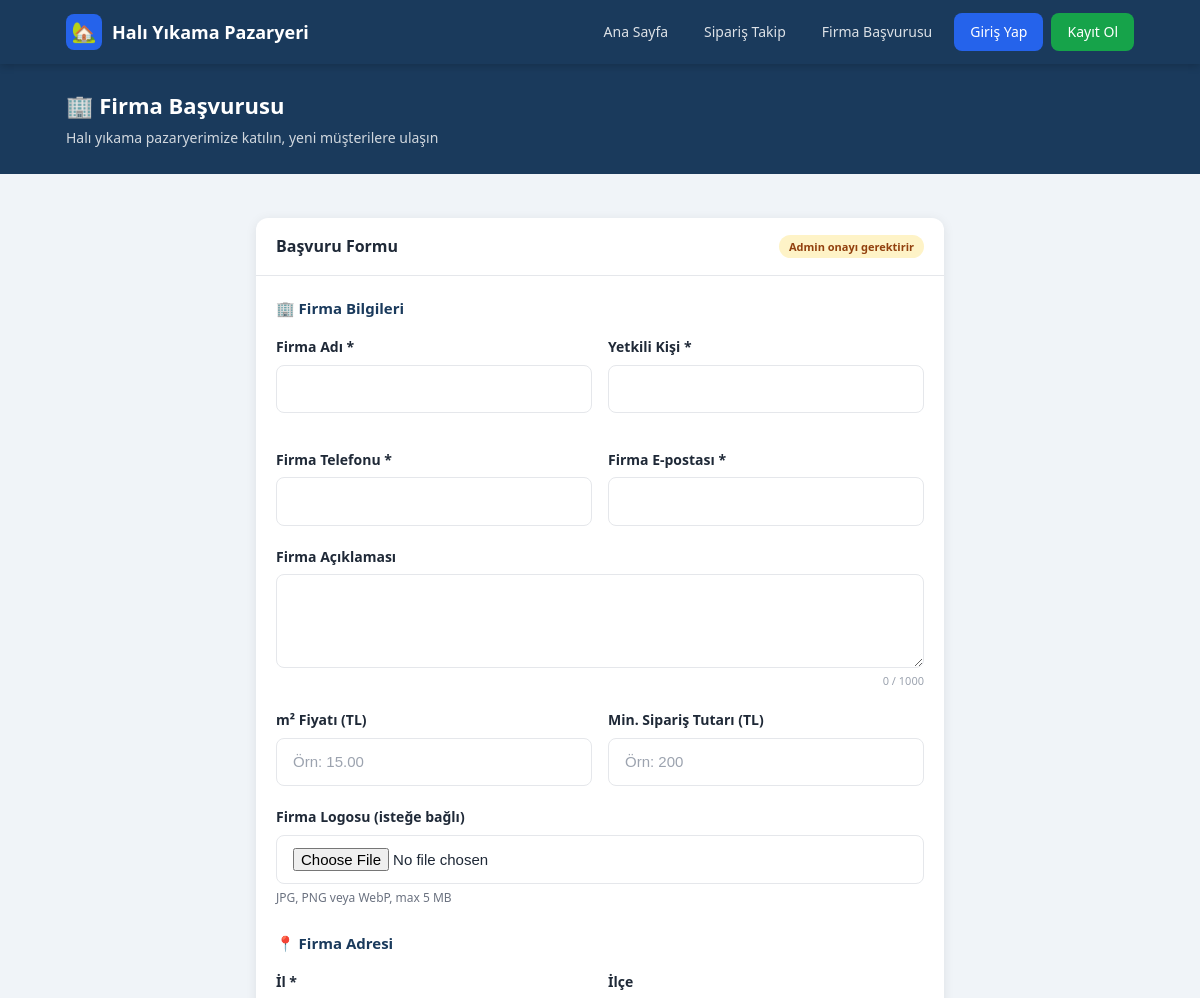
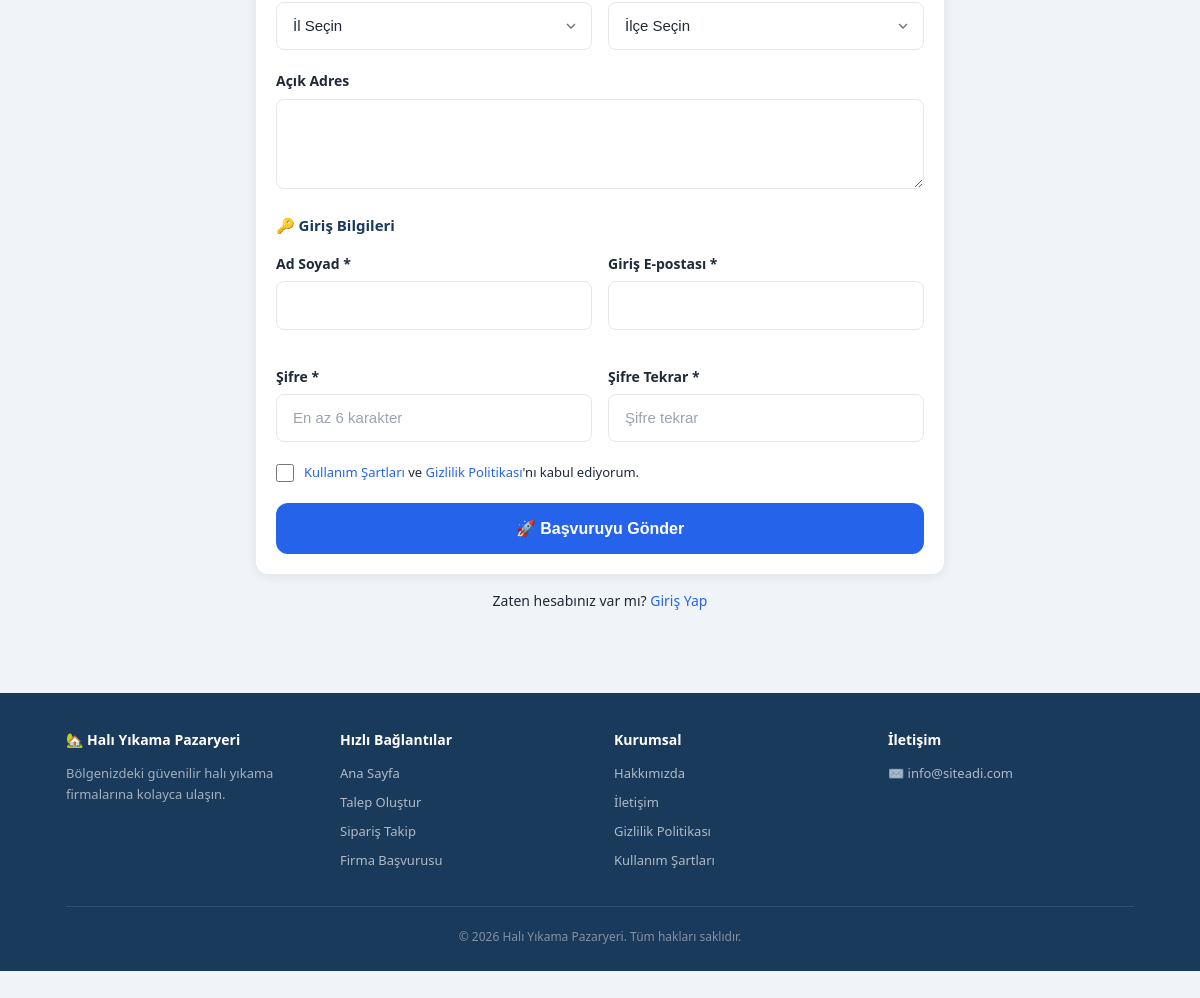
The page /company-register.php on the database its author committed (2 pictures, top to bottom).
### tables this page shows
CREATE TABLE IF NOT EXISTS `settings` (
  `id`            INT UNSIGNED NOT NULL AUTO_INCREMENT,
  `setting_key`   VARCHAR(100) NOT NULL UNIQUE,
  `setting_value` TEXT DEFAULT NULL,
  PRIMARY KEY (`id`)
);

### includes/functions.php (called while the page is built, shortened)
<?php
function e(mixed $val): string
{
    return htmlspecialchars((string)$val, ENT_QUOTES | ENT_SUBSTITUTE, 'UTF-8');
}
function getSetting(string $key, string $default = ''): string
{
    static $cache = [];
    if (isset($cache[$key])) return $cache[$key];
    try {
        $pdo  = getDB();
        $stmt = $pdo->prepare('SELECT setting_value FROM settings WHERE setting_key = ?');
        $stmt->execute([$key]);
        $val  = $stmt->fetchColumn();
        $cache[$key] = ($val !== false) ? $val : $default;
    } catch (\Exception $e) {
        $cache[$key] = $default;
    }
    return $cache[$key];
}

### includes/auth.php (called while the page is built, shortened)
<?php
function isLoggedIn(): bool
{
    return !empty($_SESSION['user_id']);
}
function currentUser(): ?array
{
    if (!isLoggedIn()) {
        return null;
    }
    $pdo  = getDB();
    $stmt = $pdo->prepare('SELECT id, name, email, phone, role, status FROM users WHERE id = ?');
    $stmt->execute([$_SESSION['user_id']]);
    $user = $stmt->fetch() ?: null;
    return $user;
}

### company-register.php (the view, shortened to what this page needs)
<?php
require_once __DIR__ . '/includes/functions.php';
require_once __DIR__ . '/includes/auth.php';
$values = [
    'company_name'    => '',
    'authorized_name' => '',
    'phone'           => '',
    'email'           => '',
    'city_id'         => '',
    'district_id'     => '',
    'address'         => '',
    'description'     => '',
    'price_per_m2'    => '',
    'min_order_price' => '',
    'user_name'       => '',
    'user_email'      => '',
];
include __DIR__ . '/includes/header.php';
?>
<div class="page-header">
  <div class="container">
    <h1>🏢 Firma Başvurusu</h1>
    <p>Halı yıkama pazaryerimize katılın, yeni müşterilere ulaşın</p>
  </div>
</div>
<div class="page-content">
  <div class="container" style="max-width:720px;">
    <div class="card">
      <div class="card-header">
        <h2 class="card-title">Başvuru Formu</h2>
        <span class="badge badge-warning">Admin onayı gerektirir</span>
      </div>
      <div class="card-body">
        <form method="POST" enctype="multipart/form-data" data-once>
          <h3 style="font-size:15px;font-weight:700;margin-bottom:16px;color:var(--primary);">🏢 Firma Bilgileri</h3>
          <div style="display:grid;grid-template-columns:1fr 1fr;gap:16px;">
            <div class="form-group">
              <label class="form-label" for="company_name">Firma Adı *</label>
              <input type="text" id="company_name" name="company_name" class="form-control"
                     value="<?= e($values['company_name']) ?>" required maxlength="200">
            </div>
            <div class="form-group">
              <label class="form-label" for="authorized_name">Yetkili Kişi *</label>
              <input type="text" id="authorized_name" name="authorized_name" class="form-control"
                     value="<?= e($values['authorized_name']) ?>" required maxlength="150">
            </div>
            <div class="form-group">
              <label class="form-label" for="co_phone">Firma Telefonu *</label>
              <input type="tel" id="co_phone" name="phone" class="form-control"
                     value="<?= e($values['phone']) ?>" required maxlength="20">
            </div>
            <div class="form-group">
              <label class="form-label" for="co_email">Firma E-postası *</label>
              <input type="email" id="co_email" name="email" class="form-control"
                     value="<?= e($values['email']) ?>" required maxlength="200">
            </div>
          </div>
          <div class="form-group">
            <label class="form-label" for="description">Firma Açıklaması</label>
            <textarea id="description" name="description" class="form-control" rows="3" maxlength="1000"><?= e($values['description']) ?></textarea>
          </div>
          <div style="display:grid;grid-template-columns:1fr 1fr;gap:16px;">
            <div class="form-group">
              <label class="form-label" for="price_per_m2">m² Fiyatı (TL)</label>
              <input type="number" id="price_per_m2" name="price_per_m2" class="form-control"
                     value="<?= e($values['price_per_m2']) ?>" min="0" step="0.50" placeholder="Örn: 15.00">
            </div>
            <div class="form-group">
              <label class="form-label" for="min_order_price">Min. Sipariş Tutarı (TL)</label>
              <input type="number" id="min_order_price" name="min_order_price" class="form-control"
                     value="<?= e($values['min_order_price']) ?>" min="0" step="1" placeholder="Örn: 200">
            </div>
          </div>
          <div class="form-group">
            <label class="form-label" for="logo">Firma Logosu (isteğe bağlı)</label>
            <input type="file" id="logo" name="logo" class="form-control"
                   accept="image/jpeg,image/png,image/webp" data-preview="logoPreview">
            <div class="form-hint">JPG, PNG veya WebP, max 5 MB</div>
          </div>
          <h3 style="font-size:15px;font-weight:700;margin:24px 0 16px;color:var(--primary);">📍 Firma Adresi</h3>
          <div style="display:grid;grid-template-columns:1fr 1fr;gap:16px;">
            <div class="form-group">
              <label class="form-label" for="city_id">İl *</label>
              <select id="city_id" name="city_id" class="form-control" required>
                <option value="">İl Seçin</option>
              </select>
            </div>
            <div class="form-group">
              <label class="form-label" for="district_id">İlçe</label>
              <select id="district_id" name="district_id" class="form-control">
                <option value="">İlçe Seçin</option>
              </select>
            </div>
          </div>
          <div class="form-group">
            <label class="form-label" for="address">Açık Adres</label>
            <textarea id="address" name="address" class="form-control" rows="2"><?= e($values['address']) ?></textarea>
          </div>
          <h3 style="font-size:15px;font-weight:700;margin:24px 0 16px;color:var(--primary);">🔑 Giriş Bilgileri</h3>
          <div style="display:grid;grid-template-columns:1fr 1fr;gap:16px;">
            <div class="form-group">
              <label class="form-label" for="user_name">Ad Soyad *</label>
              <input type="text" id="user_name" name="user_name" class="form-control"
                     value="<?= e($values['user_name']) ?>" required maxlength="150">
            </div>
            <div class="form-group">
              <label class="form-label" for="user_email">Giriş E-postası *</label>
              <input type="email" id="user_email" name="user_email" class="form-control"
                     value="<?= e($values['user_email']) ?>" required maxlength="200">
            </div>
            <div class="form-group">
              <label class="form-label" for="password">Şifre *</label>
              <input type="password" id="password" name="password" class="form-control"
                     placeholder="En az 6 karakter" required minlength="6">
            </div>
            <div class="form-group">
              <label class="form-label" for="password2">Şifre Tekrar *</label>
              <input type="password" id="password2" name="password2" class="form-control"
                     placeholder="Şifre tekrar" required minlength="6">
            </div>
          </div>
          <div class="form-check" style="margin-bottom:20px;">
            <input type="checkbox" id="terms" name="terms" required>
            <label for="terms" style="font-size:13px;">
              <a href="#">Kullanım Şartları</a> ve <a href="#">Gizlilik Politikası</a>'nı kabul ediyorum.
            </label>
          </div>
          <button type="submit" class="btn btn-primary btn-full btn-lg">
            🚀 Başvuruyu Gönder
          </button>
        </form>
      </div>
    </div>
    <div style="text-align:center;margin-top:16px;font-size:14px;">
      Zaten hesabınız var mı? <a href="<?= APP_URL ?>/login.php">Giriş Yap</a>
    </div>
  </div>
</div>
<?php include __DIR__ . '/includes/footer.php'; ?>

### includes/header.php (shortened to what this page needs)
<?php
$siteName  = 'Halı Yıkama Pazaryeri';
try { $siteName = getSetting('site_name', 'Halı Yıkama Pazaryeri'); } catch (\Throwable $e) {}
$user      = null;
try { $user = currentUser(); } catch (\Throwable $e) {}
$role      = $user['role'] ?? null;
?>
<!DOCTYPE html>
<html lang="tr">
<head>
  <link rel="stylesheet" href="<?= APP_URL ?>/assets/css/style.css">
</head>
<body>
<header class="navbar" id="mainNav">
  <div class="container">
    <a href="<?= APP_URL ?>/" class="navbar-brand">
      <div class="brand-icon">🏡</div>
      <span><?= e($siteName) ?></span>
    </a>
    <nav class="navbar-links" aria-label="Ana menü">
      <?php if (!$user): ?>
        <a href="<?= APP_URL ?>/index.php">Ana Sayfa</a>
        <a href="<?= APP_URL ?>/track.php">Sipariş Takip</a>
        <a href="<?= APP_URL ?>/company-register.php">Firma Başvurusu</a>
        <a href="<?= APP_URL ?>/login.php" class="btn-nav">Giriş Yap</a>
        <a href="<?= APP_URL ?>/register.php" class="btn-nav" style="background:var(--success)">Kayıt Ol</a>
      <?php elseif ($role === 'consultant'): ?>
        <a href="<?= APP_URL ?>/consultant-panel.php">Panel</a>
        <a href="<?= APP_URL ?>/profile.php">👤 <?= e($user['name']) ?></a>
        <a href="<?= APP_URL ?>/logout.php">Çıkış</a>
      <?php elseif ($role === 'admin'): ?>
        <a href="<?= APP_URL ?>/admin/">Admin Panel</a>
        <a href="<?= APP_URL ?>/profile.php">👤 <?= e($user['name']) ?></a>
        <a href="<?= APP_URL ?>/logout.php">Çıkış</a>
      <?php endif; ?>
    </nav>
  </div>
</header>
<main id="mainContent">

### includes/footer.php (shortened to what this page needs)
<?php
$siteName = 'Halı Yıkama Pazaryeri';
try { $siteName = getSetting('site_name', 'Halı Yıkama Pazaryeri'); } catch (\Throwable $e) {}
?>
</main>
<footer class="site-footer">
  <div class="container">
    <div class="footer-grid">
      <div class="footer-col">
        <h4>🏡 <?= e($siteName) ?></h4>
        <p style="font-size:13px;line-height:1.6;color:rgba(255,255,255,.6);">
          Bölgenizdeki güvenilir halı yıkama firmalarına kolayca ulaşın.
        </p>
      </div>
      <div class="footer-col">
        <h4>Hızlı Bağlantılar</h4>
        <a href="<?= APP_URL ?>/">Ana Sayfa</a>
        <a href="<?= APP_URL ?>/create-order.php">Talep Oluştur</a>
        <a href="<?= APP_URL ?>/track.php">Sipariş Takip</a>
        <a href="<?= APP_URL ?>/company-register.php">Firma Başvurusu</a>
      </div>
      <div class="footer-col">
        <h4>Kurumsal</h4>
        <a href="#">Hakkımızda</a>
        <a href="#">İletişim</a>
        <a href="#">Gizlilik Politikası</a>
        <a href="#">Kullanım Şartları</a>
      </div>
      <div class="footer-col">
        <h4>İletişim</h4>
        <?php
        $siteEmail = 'info@siteadi.com';
        try { $siteEmail = getSetting('site_email', 'info@siteadi.com'); } catch (\Throwable $e) {}
        ?>
        <a href="mailto:<?= e($siteEmail) ?>">✉️ <?= e($siteEmail) ?></a>
      </div>
    </div>
    <div class="footer-bottom">
      &copy; <?= date('Y') ?> <?= e($siteName) ?>. Tüm hakları saklıdır.
    </div>
  </div>
</footer>
</body>
</html>

### rows shown on the page
settings: setting_value "Halı Yıkama Pazaryeri"
settings: setting_value "info@siteadi.com"

### other values the page prints
$siteName "Halı Yıkama Pazaryeri"
